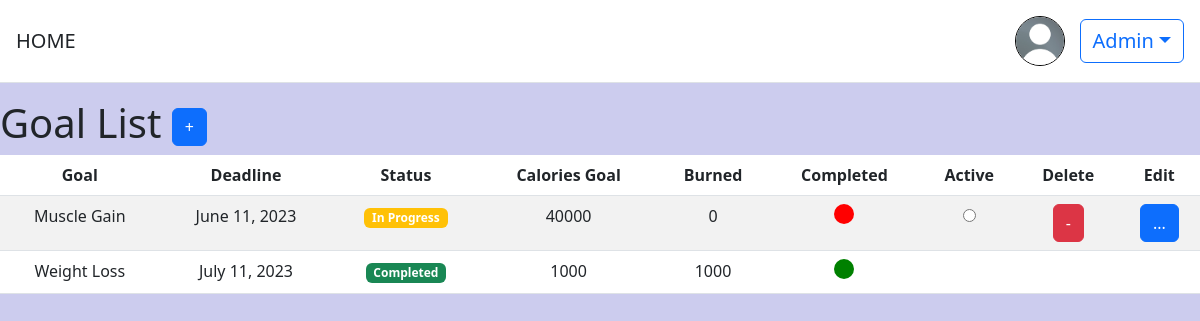
Page /obiettivi/lista/ (signed in) on the earlier database version.
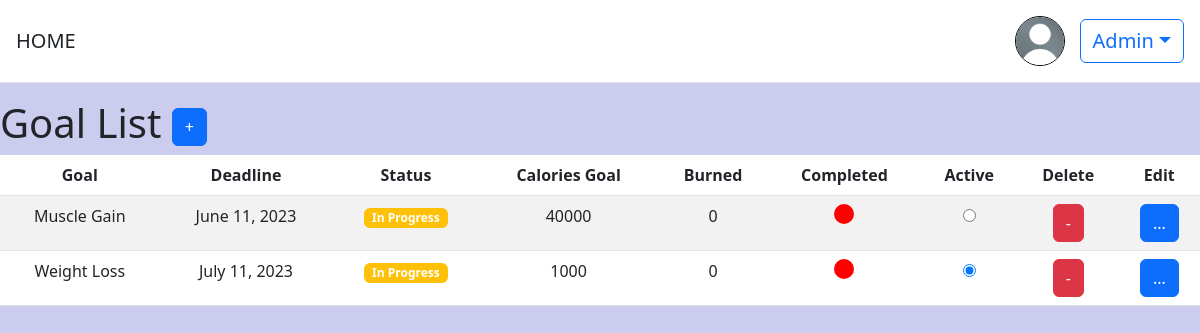
Same page on the later database version.
### obiettivi/models.py (models this page shows, shortened)
class GoalModel(models.Model):
    GOAL_CHOICES = (
        ('Weight Loss', 'Weight Loss'),
        ('Muscle Gain', 'Muscle Gain'),
        ('Fitness Improvement', 'Fitness Improvement'),
    )
    STATUS_CHOICES = (
        ('V', 'In Corso'),
        ('S', 'Scaduto'),
    )
    TEMP_CHOICES = (
        (1, '1 day'),
        (7, '1 week'),
        (30, '1 month'),
        (90, '3 months'),
    )
    def is_deadline_expired(self):
        today = date.today()
        if self.deadline < today:
            return True
        else:
            return False
    deadline = models.DateField(blank=True, null=True)
    status = models.CharField(max_length=1, choices=STATUS_CHOICES, default='V')
    tempistica = models.IntegerField(choices=TEMP_CHOICES, default=30)
    utente = models.ForeignKey(settings.AUTH_USER_MODEL, on_delete=models.CASCADE)
    goal_type = models.CharField(max_length=20, choices=GOAL_CHOICES)
    data_creazione = models.DateField(default=timezone.now)
    descrizione = models.TextField(max_length=255, blank=True, null=True)
    CaloriesGoal = models.IntegerField(default=0, blank=False, null=False)
    is_selected = models.BooleanField(default=False)
    is_completed = models.BooleanField(default=False)
    cal = models.IntegerField(default=0)

### obiettivi/views.py (the view, shortened to what this page needs)
# urls.py: path('lista/', views.listaobiettivi, name='listaobiettivi'),
@login_required
def listaobiettivi(request):
    goals = GoalModel.objects.filter(utente=request.user)
    return render(request, 'goals.html', {'goals': goals})

### templates/goals.html (shortened to what this page needs)
{% extends "base.html" %}
{% block content %}
  <div>
    <h1>
      Goal List
      <a href="{% url 'create_goal' %}" class="btn btn-primary"> + </a>
    </h1>
  </div>
<form id="goalSelectionForm" method="POST" action="{% url 'update_goal_selection' %}">
 <div class="table-responsive" >
  <table class="table table-striped">
    <thead>
      <tr>
        <th>Goal</th>
        <th>Deadline</th>
        <th>Status</th>
        <th>Calories Goal</th>
        <th>Burned</th>
        <th>Completed</th>
        <th>Active</th>
        <th>Delete</th>
        <th>Edit</th>
      </tr>
    </thead>
    <tbody>
      {% for goal in goals %}
        <tr>
          <td>{{ goal.goal_type }}</td>
          <td>{{ goal.deadline }}</td>
          <td>
            {% if goal.is_completed %}
              <span class="badge bg-success">Completed</span>
            {% else %}
             {% if goal.is_deadline_expired %}
              <span class="badge bg-danger">Expired</span>
             {% else %}
              <span class="badge bg-warning">In Progress</span>
            {% endif %}
           {% endif %}
          </td>
          <td>
            {{ goal.CaloriesGoal }}
          </td>
          <td>
            {{ goal.cal }}
          <td>
            {% if goal.is_completed %}
            <div style="width: 20px;height: 20px;border-radius: 50%;display: inline-block; background-color:green"></div>
            {% else %}
            <div style="width: 20px;height: 20px;border-radius: 50%;display: inline-block;background-color: red;"></div>
            {% endif %}
          </td>
        {% if not goal.is_completed and not goal.is_deadline_expired %}
         <td >
         <input type="radio" name="selected_goal" value="{{ goal.pk }}" onchange="this.form.submit()"
          {% if goal.is_selected %} checked {% endif %}>
         </td>
          <td>
            <a href="{% url 'delete_goal' goal.pk %}" class="btn btn-danger">-</a>
          </td>
          <td>
            <a href="{% url 'edit' goal.pk %}" class="btn btn-primary">...</a>
          </td>
          {% else %}
          <td>&nbsp</td>
          <td>&nbsp</td>
          <td>&nbsp</td>
          {% endif %}
        </tr>
      {% empty %}
        <tr>
          <td colspan="10">No goals scored</td>
        </tr>
      {% endfor %}
    </tbody>
  </table>
  </div>
</form>
{% endblock content %}

Differences in the rows shown:
changed GoalModel "Weight Loss": cal "1000" → "0"; is_selected (not shown) → "☑"; is_completed "Completed" → "In Progress - ..."
